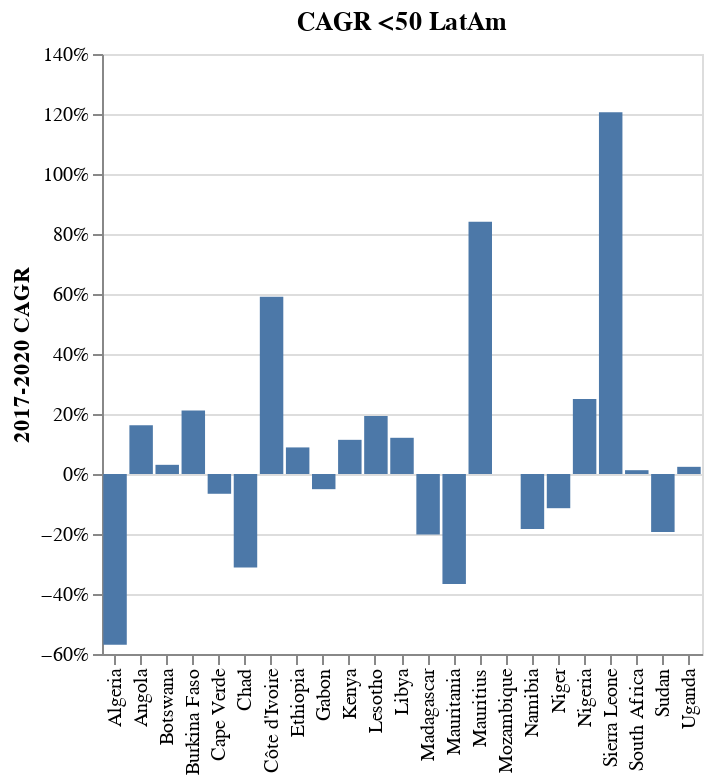

Notebook code cell kept with this figure:
### Code cell
def CAGR_Only(CAGR_file):

    return alt.Chart(CAGR_file).mark_bar().encode(
        x=alt.X('Country', title=None), #change country to region for regional chart
        y=alt.Y('CAGR', axis=alt.Axis(title='2017-2020 CAGR', format='%'))
    ).properties(title='CAGR <50 LatAm',width=300)

CAGR_Only(CAGR_file)

### Figure 1 — Vega-Lite specification as saved in the notebook (floating-point values rounded to 4 significant figures)
{"config": {"view": {"continuousWidth": 400, "continuousHeight": 300}}, "data": {"name": "data-fdb775a27bfc46b707f11db3040468d9"}, "mark": "bar", "encoding": {"x": {"type": "nominal", "field": "Country", "title": null}, "y": {"type": "quantitative", "axis": {"format": "%", "title": "2017-2020 CAGR"}, "field": "CAGR"}}, "title": "CAGR <50 LatAm", "width": 300, "$schema": "https://vega.github.io/schema/vega-lite/v4.8.1.json", "datasets": {"data-fdb775a27bfc46b707f11db3040468d9": [{"Country": "Sierra Leone", "Q2 2016": 48.47, "Q2 2017": 48.47, "Q2 2018": 51.06, "Q2 2019": 440.0, "Q2 2020": 520.0, "CAGR": 1.206}, {"Country": "Mauritius", "Q2 2016": 26.03, "Q2 2017": 26.03, "Q2 2018": 112.5, "Q2 2019": 142.7, "Q2 2020": 162.3, "CAGR": 0.8405}, {"Country": "Côte d'Ivoire", "Q2 2016": 64.28, "Q2 2017": 64.28, "Q2 2018": 60.52, "Q2 2019": 66.8, "Q2 2020": 258.7, "CAGR": 0.5907}, {"Country": "Nigeria", "Q2 2016": 40.77, "Q2 2017": 29.02, "Q2 2018": 47.19, "Q2 2019": 55.49, "Q2 2020": 56.68, "CAGR": 0.25}, {"Country": "Burkina Faso", "Q2 2016": 527.3, "Q2 2017": 414.5, "Q2 2018": 418.3, "Q2 2019": 19.7, "Q2 2020": 736.5, "CAGR": 0.2113}, {"Country": "Lesotho", "Q2 2016": 71.26, "Q2 2017": 71.26, "Q2 2018": 95.44, "Q2 2019": 121.5, "Q2 2020": 121.1, "CAGR": 0.1932}, {"Country": "Angola", "Q2 2016": 52.54, "Q2 2017": 52.54, "Q2 2018": 82.57, "Q2 2019": 72.13, "Q2 2020": 82.47, "CAGR": 0.1622}, {"Country": "Libya", "Q2 2016": 21.73, "Q2 2017": 21.73, "Q2 2018": 36.7, "Q2 2019": 35.83, "Q2 2020": 30.59, "CAGR": 0.1207}, {"Country": "Kenya", "Q2 2016": 49.38, "Q2 2017": 47.0, "Q2 2018": 47.0, "Q2 2019": 64.42, "Q2 2020": 64.95, "CAGR": 0.1139}, {"Country": "Ethiopia", "Q2 2016": 124.9, "Q2 2017": 125.0, "Q2 2018": 125.8, "Q2 2019": 189.1, "Q2 2020": 161.2, "CAGR": 0.0886}, {"Country": "Botswana", "Q2 2016": null, "Q2 2017": 80.66, "Q2 2018": 93.95, "Q2 2019": 87.28, "Q2 2020": 88.29, "CAGR": 0.0306}, {"Country": "Uganda", "Q2 2016": 47.42, "Q2 2017": 47.42, "Q2 2018": 37.76, "Q2 2019": 80.28, "Q2 2020": 50.9, "CAGR": 0.0239}, {"Country": "South Africa", "Q2 2016": 63.38, "Q2 2017": 61.46, "Q2 2018": 69.74, "Q2 2019": 62.43, "Q2 2020": 63.84, "CAGR": 0.0127}, {"Country": "Mozambique", "Q2 2016": 133.5, "Q2 2017": 310.0, "Q2 2018": 310.0, "Q2 2019": 245.0, "Q2 2020": 310.0, "CAGR": 0.0}, {"Country": "Gabon", "Q2 2016": 70.55, "Q2 2017": 70.55, "Q2 2018": 62.3, "Q2 2019": 68.51, "Q2 2020": 60.37, "CAGR": -0.0506}, {"Country": "Cape Verde", "Q2 2016": 15.74, "Q2 2017": 15.74, "Q2 2018": 15.88, "Q2 2019": 15.28, "Q2 2020": 12.83, "CAGR": -0.0659}, {"Country": "Niger", "Q2 2016": 158.7, "Q2 2017": 158.7, "Q2 2018": 160.2, "Q2 2019": 109.6, "Q2 2020": 110.4, "CAGR": -0.114}, {"Country": "Namibia", "Q2 2016": 78.31, "Q2 2017": 78.31, "Q2 2018": 63.83, "Q2 2019": 41.67, "Q2 2020": 42.6, "CAGR": -0.1837}, {"Country": "Sudan", "Q2 2016": 44.34, "Q2 2017": 44.34, "Q2 2018": 60.97, "Q2 2019": 23.95, "Q2 2020": 23.28, "CAGR": -0.1933}, {"Country": "Madagascar", "Q2 2016": 26.99, "Q2 2017": 26.99, "Q2 2018": 12.34, "Q2 2019": 13.53, "Q2 2020": 13.73, "CAGR": -0.2016}, {"Country": "Chad", "Q2 2016": 84.65, "Q2 2017": 84.65, "Q2 2018": 85.44, "Q2 2019": 20.55, "Q2 2020": 27.6, "CAGR": -0.3118}, {"Country": "Mauritania", "Q2 2016": 405.0, "Q2 2017": 270.0, "Q2 2018": 270.0, "Q2 2019": 148.5, "Q2 2020": 68.71, "CAGR": -0.3663}, {"Country": "Algeria", "Q2 2016": 1014.0, "Q2 2017": 996.8, "Q2 2018": 1006.0, "Q2 2019": 25.12, "Q2 2020": 79.7, "CAGR": -0.5692}, {"Country": "Benin", "Q2 2016": null, "Q2 2017": null, "Q2 2018": 8.9, "Q2 2019": 5.567, "Q2 2020": 64.68, "CAGR": null}, {"Country": "Burundi", "Q2 2016": null, "Q2 2017": null, "Q2 2018": null, "Q2 2019": 50.0, "Q2 2020": null, "CAGR": null}, {"Country": "Cameroon", "Q2 2016": 39.68, "Q2 2017": 44.09, "Q2 2018": 40.05, "Q2 2019": 34.26, "Q2 2020": null, "CAGR": null}, {"Country": "Central African Republic", "Q2 2016": 483.2, "Q2 2017": 483.2, "Q2 2018": 487.7, "Q2 2019": 469.3, "Q2 2020": null, "CAGR": null}, {"Country": "Congo, Dem. Rep.", "Q2 2016": 200.0, "Q2 2017": 290.0, "Q2 2018": 115.0, "Q2 2019": 30.0, "Q2 2020": null, "CAGR": null}, {"Country": "Congo, Rep.", "Q2 2016": 216.0, "Q2 2017": 216.0, "Q2 2018": 218.0, "Q2 2019": 351.1, "Q2 2020": null, "CAGR": null}, {"Country": "Equatorial Guinea", "Q2 2016": null, "Q2 2017": null, "Q2 2018": null, "Q2 2019": 1199.0, "Q2 2020": 1207.0, "CAGR": null}, {"Country": "Eswatini", "Q2 2016": 28.43, "Q2 2017": 28.43, "Q2 2018": 63.83, "Q2 2019": 104.1, "Q2 2020": null, "CAGR": null}, {"Country": "Guinea", "Q2 2016": 11.59, "Q2 2017": 132.4, "Q2 2018": 110.6, "Q2 2019": null, "Q2 2020": null, "CAGR": null}, {"Country": "Liberia", "Q2 2016": null, "Q2 2017": null, "Q2 2018": 470.0, "Q2 2019": 300.0, "Q2 2020": 137.8, "CAGR": null}, {"Country": "Malawi", "Q2 2016": 10.88, "Q2 2017": 10.88, "Q2 2018": 13.77, "Q2 2019": 145.5, "Q2 2020": null, "CAGR": null}, {"Country": "Mali", "Q2 2016": 529.1, "Q2 2017": null, "Q2 2018": null, "Q2 2019": null, "Q2 2020": 15.54, "CAGR": null}, {"Country": "Morocco", "Q2 2016": null, "Q2 2017": null, "Q2 2018": 15.69, "Q2 2019": 20.69, "Q2 2020": 23.37, "CAGR": null}, {"Country": "Rwanda", "Q2 2016": null, "Q2 2017": null, "Q2 2018": 139.3, "Q2 2019": 127.2, "Q2 2020": 66.74, "CAGR": null}, {"Country": "Somalia", "Q2 2016": null, "Q2 2017": null, "Q2 2018": 80.0, "Q2 2019": 100.0, "Q2 2020": 125.0, "CAGR": null}, {"Country": "Swaziland", "Q2 2016": null, "Q2 2017": null, "Q2 2018": null, "Q2 2019": null, "Q2 2020": 113.3, "CAGR": null}, {"Country": "Tanzania", "Q2 2016": 7.883, "Q2 2017": null, "Q2 2018": null, "Q2 2019": 125.0, "Q2 2020": 100.0, "CAGR": null}, {"Country": "Togo", "Q2 2016": null, "Q2 2017": null, "Q2 2018": 103.1, "Q2 2019": 343.4, "Q2 2020": 102.8, "CAGR": null}, {"Country": "Tunisia", "Q2 2016": 18.02, "Q2 2017": 18.02, "Q2 2018": 11.58, "Q2 2019": null, "Q2 2020": null, "CAGR": null}, {"Country": "Zimbabwe", "Q2 2016": 217.5, "Q2 2017": 152.5, "Q2 2018": 150.0, "Q2 2019": 128.5, "Q2 2020": null, "CAGR": null}]}}
